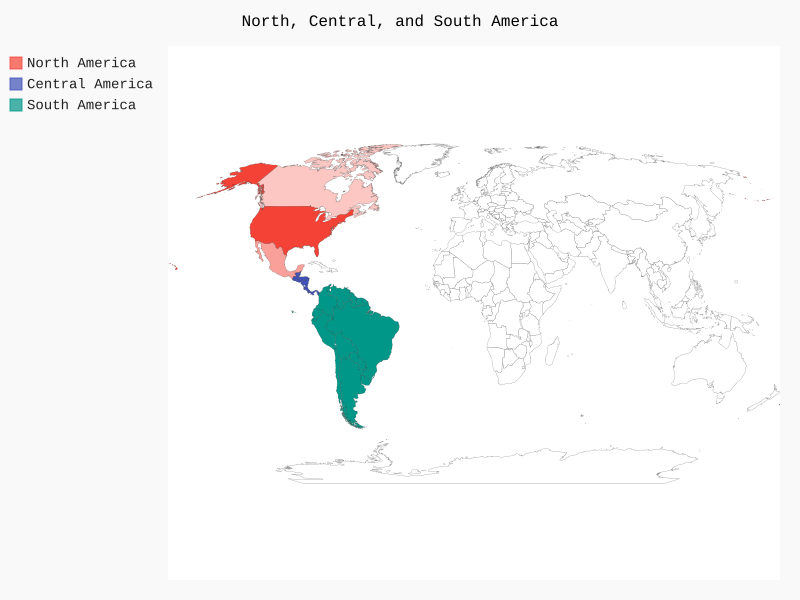

Write Python code to recreate this figure.
import pygal

wm = pygal.maps.world.World()
wm.title = 'North, Central, and South America'

wm.add('North America', {'ca': 34126000, 'mx': 113423000, 'us': 309349000})
wm.add('Central America', ['bz', 'cr', 'gt', 'hn', 'ni', 'pa', 'sv'])
wm.add('South America', ['ar', 'bo', 'br', 'cl', 'co', 'ec', 'gf', 'gy', 'pe', 'py', 'sr', 'uy', 've'])

wm.render_to_file('americas.svg')
